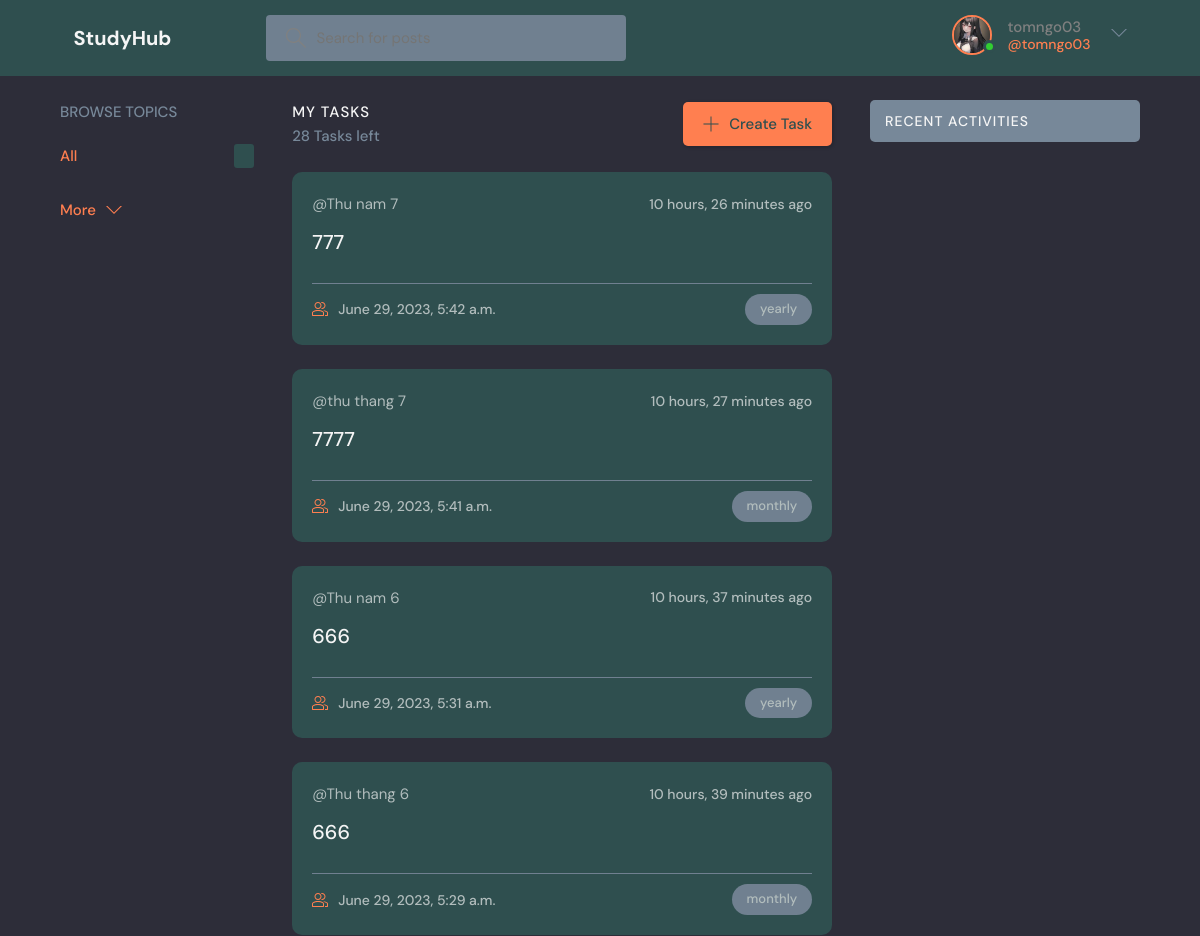
Before: /task_list/ (signed in, upper part) with the older database file.
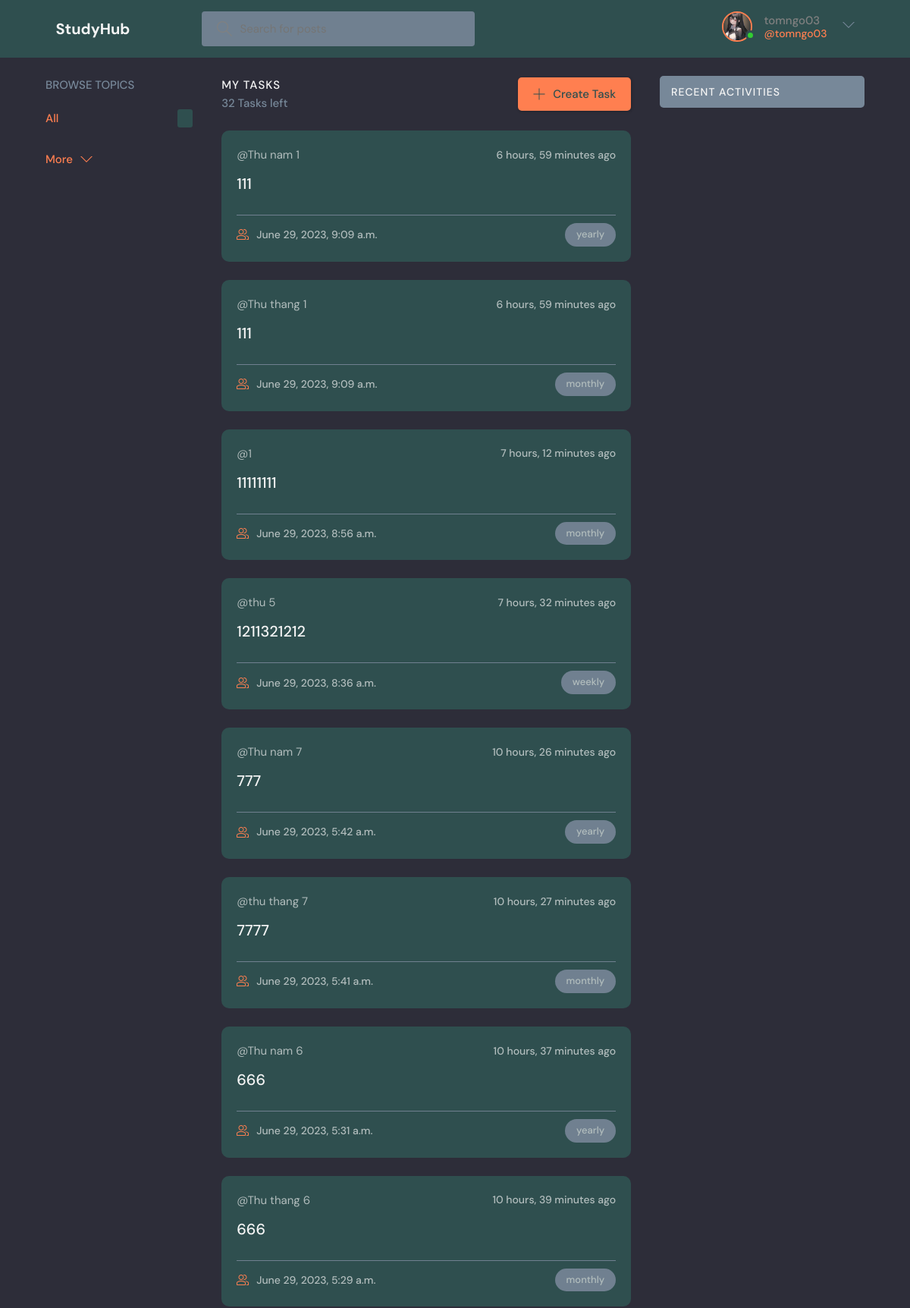
After: the same page with the newer database file.
### study_project/models.py (models this page shows, shortened)
class Task(models.Model):
    user = models.ForeignKey(User, on_delete=models.CASCADE)
    title = models.CharField(max_length=200)
    description = models.TextField(null=True, blank=True)
    created = models.DateTimeField(auto_now_add=True)
    REMINDER_CHOICES = (
        ('daily', 'Daily'),
        ('weekly', 'Weekly'),
        ('monthly', 'Monthly'),
        ('yearly', 'Yearly'),
    )
    reminder_option = models.CharField(max_length=20, choices=REMINDER_CHOICES, default= None, null=True, blank=True)
    reminder_day = models.IntegerField(null=True, blank=True)
    reminder_date = models.IntegerField(null=True, blank=True)
    reminder_month = models.IntegerField(null=True, blank=True)
    reminder_yearly_date = models.IntegerField(null=True, blank=True)
    class Meta:
        ordering = ['-created']

### study_project/views.py (the view)
# urls.py: path('task_list/', views.taskList, name="task_list"),
@login_required(login_url='login')
def taskList(request):
    tasks = Task.objects.filter(user=request.user)
    task_count = tasks.count()
    return render(request, 'study_project/task_list.html', {'tasks': tasks, 'task_count': task_count})

### study_project/templates/study_project/task_list.html (shortened to what this page needs)
{% extends 'main.html' %}
{% block content %}
<main class="layout layout--3">
  <div class="container">
    {% include 'study_project/topics_component.html' %}
    <div class="roomList">
      <div class="roomList__header">
        <div>
          <h2>My Tasks</h2>
          <p>{{task_count}} Tasks left</p>
        </div>
        <a class="btn btn--main" href="{% url 'task_create' %}">
          <svg version="1.1" xmlns="http://www.w3.org/2000/svg" width="32" height="32" viewBox="0 0 32 32">
            <title>add</title>
            <path
              d="M16.943 0.943h-1.885v14.115h-14.115v1.885h14.115v14.115h1.885v-14.115h14.115v-1.885h-14.115v-14.115z">
            </path>
          </svg>
          Create Task
        </a>
      </div>
      {% include 'study_project/task.html' %}
    </div>
    {% include 'study_project/activity_component.html' %}
  </div>
</main>
{% endblock %}

### study_project/templates/study_project/task.html (shortened to what this page needs)
{% for task in tasks %}
<div class="roomListRoom">
    <div class="roomListRoom__header">
            <span>@{{task.title}}</span>
        <div class="roomListRoom__actions">
            <span>{{task.created|timesince}} ago</span>
        </div>
    </div>
    <div class="roomListRoom__content">
        <a href="{% url 'task' task.id %}">{{task.description}}</a>
    </div>
    <div class="roomListRoom__meta">
        <a href="{% url 'task' task.id %}" class="roomListRoom__joined">
            {{task.created}}
        </a>
        <p class="roomListRoom__topic">{{task.reminder_option}}</p>
    </div>
</div>
{% endfor %}

Changed rows visible on the page:
added Task: title "Thu nam 1", created "6 hours, 59 minutes", description "111", created "June 29, 2023, 9:09 a.m.", reminder_option "yearly"
added Task: title "Thu thang 1", created "6 hours, 59 minutes", description "111", created "June 29, 2023, 9:09 a.m.", reminder_option "monthly"
added Task: title "1", created "7 hours, 12 minutes", description "11111111", created "June 29, 2023, 8:56 a.m.", reminder_option "monthly"
added Task: title "thu 5", created "7 hours, 32 minutes", description "1211321212", created "June 29, 2023, 8:36 a.m.", reminder_option "weekly"
Other visible differences:
{{ task_count }}: "28" → "32"
